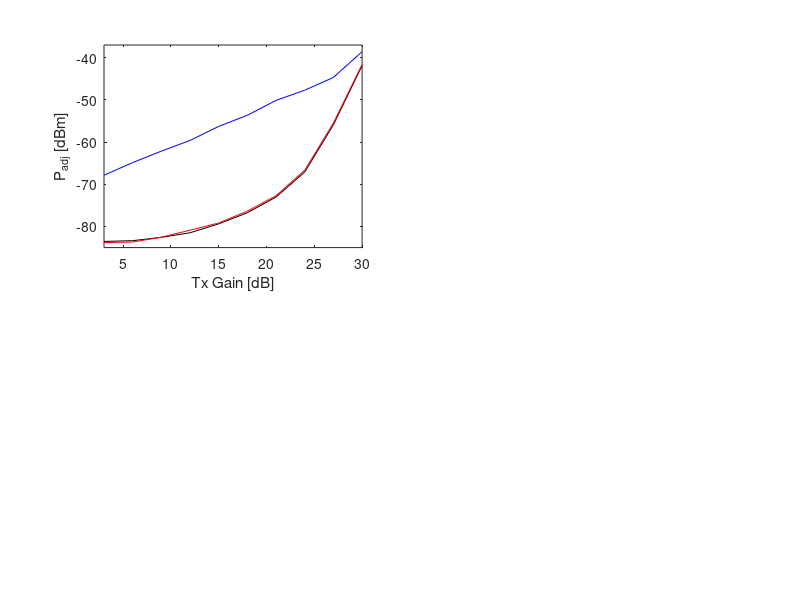

The MATLAB script that drew this image: (Note: this script raises an error after producing the figure.)
close all;clear all;clc

L1_dBm = [
3	-67.85	-83.54	-83.82;
6	-64.86	-83.36	-83.68;
9	-62.14	-82.57	-82.53;
12	-59.61	-81.49	-80.88;
15	-56.28	-79.37	-79.17;
18	-53.64	-76.75	-76.35;
21	-50.12	-73.02	-72.71;
24	-47.71	-67.09	-66.65;
27	-44.68	-55.89	-55.48;
30	-38.58	-41.87	-41.6    
];

L2_dBm = [
3	-83.98	-83.99	-84.14;
6	-83.74	-84.12	-84.34;
9	-83.6	-84.16	-83.63;
12	-83.31	-83.82	-83.52;
15	-82.88	-83.1	-82.9;
18	-81.99	-82.64	-82.25;
21	-80.85	-81.33	-81.06;
24	-79.13	-79.61	-79.27;
27	-74.93	-75.6	-75.29;
30	-63.08	-64.26	-63.76   
];

U1_dBm = [
3	-68.64	-83.46	-83.3;
6	-65.46	-83.23	-83.46;
9	-63.19	-82.25	-82.36;
12	-59.95	-81.19	-80.9;
15	-56.69	-79.16	-78.97;
18	-54.33	-76.43	-76.17;
21	-51.41	-72.48	-72.14;
24	-48.96	-66.48	-65.9;
27	-45.17	-55.68	-55.36;
30	-39.02	-41.76	-41.53
];

U2_dBm = [
3	-83.57	-83.86	-83.84;
6	-83.77	-83.86	-83.98;
9	-83.45	-83.65	-84;
12	-83.16	-83.46	-83.65;
15	-83.05	-83.26	-83.59;
18	-82.09	-82.56	-82.49;
21	-80.99	-81.31	-81.12;
24	-79.36	-79.61	-79.34;
27	-75.15	-75.75	-75.5;
30	-63.52	-64.64	-64.03
];

Pref_avg = [
-24.54333333;
-21.67666667;
-18.55;
-15.71;
-12.81;
-9.856666667;
-7;
-4.16;
-1.326666667;
1.293333333];

Tx_gain = [
3;
6;
9;
12;
15;
18;
21;
24;
27;
30];

%x_axis = Pref_avg;
x_axis = Tx_gain;

figure
subplot(2,2,1);
plot(x_axis,L1_dBm(:,2),'b')
hold on
plot(x_axis,L1_dBm(:,3),'k')
plot(x_axis,L1_dBm(:,4),'r')
xlabel('Tx Gain [dB]')
ylabel('P_{adj} [dBm]')
axis([x_axis(1,1) x_axis(10,1) -85 -37])

yyaxis right
plot(x_axis,Pref_avg)
ylabel('P_{ref} [dBm]')
hold off
grid on

strTitle = sprintf('Lower band channel (L1) \n-5 MHz offset');
title(strTitle,'FontSize',10)
legend('No filter','64 order FIR','128 order FIR','Location','northwest');


subplot(2,2,2);
plot(x_axis,U1_dBm(:,2),'b')
hold on
plot(x_axis,U1_dBm(:,3),'k')
plot(x_axis,U1_dBm(:,4),'r')
axis([x_axis(1,1) x_axis(10,1) -85 -37])
xlabel('Tx Gain [dB]')
ylabel('P_{adj} [dBm]')

yyaxis right
plot(x_axis,Pref_avg)
ylabel('P_{ref} [dBm]')
hold off
grid on

strTitle = sprintf('Upper band channel (U1) \n+5 MHz offset');
title(strTitle,'FontSize',10)
legend('No filter','64 order FIR','128 order FIR','Location','northwest');

subplot(2,2,3);
plot(x_axis,L2_dBm(:,2),'b')
hold on
plot(x_axis,L2_dBm(:,3),'k')
plot(x_axis,L2_dBm(:,4),'r')
axis([x_axis(1,1) x_axis(10,1) -85 -63])
xlabel('Tx Gain [dB]')
ylabel('P_{adj} [dBm]')

yyaxis right
plot(x_axis,Pref_avg)
ylabel('P_{ref} [dBm]')
hold off
grid on

strTitle = sprintf('Lower band channel (L2) \n-10 MHz offset');
title(strTitle,'FontSize',10)
legend('No filter','64 order FIR','128 order FIR','Location','northwest');

subplot(2,2,4);
plot(x_axis,U2_dBm(:,2),'b')
hold on
plot(x_axis,U2_dBm(:,3),'k')
plot(x_axis,U2_dBm(:,4),'r')
axis([x_axis(1,1) x_axis(10,1) -85 -63])
xlabel('Tx Gain [dB]')
ylabel('P_{adj} [dBm]')

yyaxis right
plot(x_axis,Pref_avg)
ylabel('P_{ref} [dBm]')
hold off
grid on

strTitle = sprintf('Upper band channel (U2) \n+10 MHz offset');
title(strTitle,'FontSize',10)
legend('No filter','64 order FIR','128 order FIR','Location','northwest');


% *********** L1 *************
diff_no_filter_64_fir_l1 = L1_dBm(:,2) - L1_dBm(:,3);
diff_no_filter_128_fir_l1 = L1_dBm(:,2) - L1_dBm(:,4);

% *********** L2 *************
diff_no_filter_64_fir_l2 = L2_dBm(:,2) - L2_dBm(:,3);
diff_no_filter_128_fir_l2 = L2_dBm(:,2) - L2_dBm(:,4);

% *********** U1 *************
diff_no_filter_64_fir_u1 = U1_dBm(:,2) - U1_dBm(:,3);
diff_no_filter_128_fir_u1 = U1_dBm(:,2) - U1_dBm(:,4);

% *********** U2 *************
diff_no_filter_64_fir_u2 = U2_dBm(:,2) - U2_dBm(:,3);
diff_no_filter_128_fir_u2 = U2_dBm(:,2) - U2_dBm(:,4);


for i=1:1:length(L1_dBm)
   
    fprintf(1,'%1.2f\n',diff_no_filter_64_fir_u2(i));
    
end
fprintf(1,'\n');